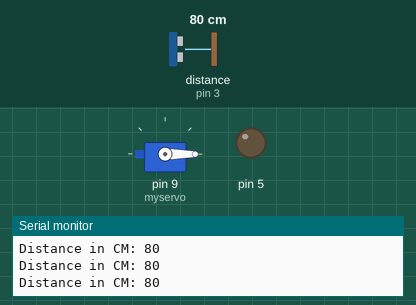
This sketch was run on a simulated Arduino Uno, built with avr-gcc and run on an emulated ATmega328P. Shown: servo, output pins drawn as LEDs (lit = HIGH), the last lines printed to the serial monitor. The inputs (shaded band) are chosen by the test bench; at power-on: distance to the obstacle (sensor on pin 3) 80 cm.

Above: at 1.2 s.
1.3 s: distance to the obstacle (sensor on pin 3) set to 35 cm
2.8 s: distance to the obstacle (sensor on pin 3) set to 27 cm
At 3.2 s:
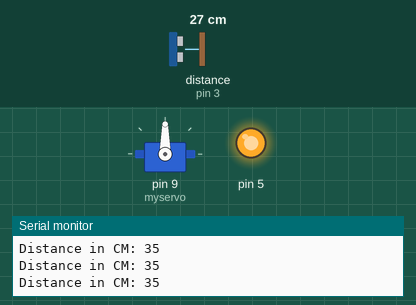
Timing chart, 0 to 8.4 s (numbered marks = the images above; inputs shaded):
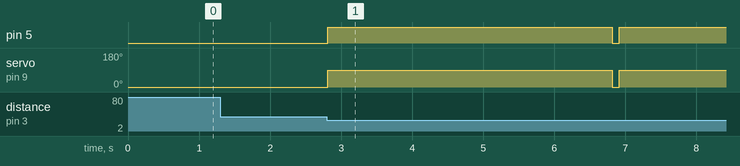

The sketch:

Smart_dustbin.ino
```cpp
#include <Ultrasonic.h>
#include <Servo.h>

Servo myservo;
Ultrasonic ultrasonic(2, 3);
int distance;

void setup() {
  pinMode(5, OUTPUT);
  myservo.attach(9);
  Serial.begin(9600);
  myservo.write(0);
}

void loop() {

  distance = ultrasonic.read();
  if (distance <= 30){
    digitalWrite(5, HIGH);
    myservo.write(90);
    delay(4000);
    myservo.write(0);
    digitalWrite(5, LOW);

  }
  Serial.print("Distance in CM: ");
  Serial.println(distance);
  delay(100);
}
```

Measured:
- the behaviour switches between 31 and 30 cm on distance to the obstacle (sensor on pin 3) (found by bisection; images 0 and 1)
- after the input at 2.8 s, pin 5: LOW → HIGH at once, → LOW 4.0 s later, → HIGH 0.10 s later; servo on pin 9 (myservo): 0° → 90° at once, → 0° 4.0 s later, → 90° 0.10 s later
